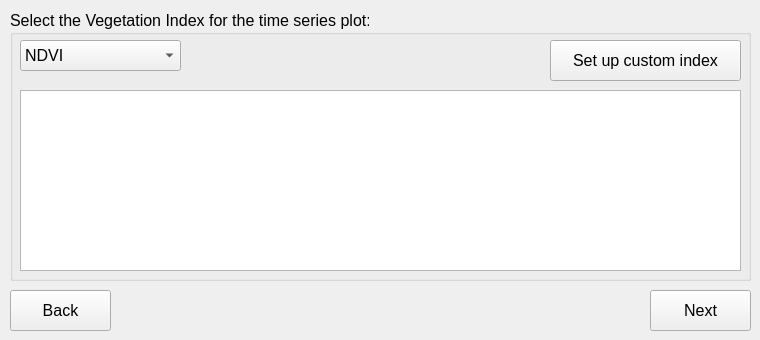
   <widget class="QWidget" name="tab_8">
    <attribute name="title">
     <string>Step 5</string>
    </attribute>
    <widget class="QGroupBox" name="groupBox_27">
     <property name="geometry">
      <rect>
       <x>10</x>
       <y>10</y>
       <width>741</width>
       <height>271</height>
      </rect>
     </property>
     <property name="font">
      <font>
       <pointsize>12</pointsize>
      </font>
     </property>
     <property name="title">
      <string>Select the Vegetation Index for the time series plot:</string>
     </property>
     <widget class="QComboBox" name="series_indice">
      <property name="geometry">
       <rect>
        <x>10</x>
        <y>30</y>
        <width>161</width>
        <height>31</height>
       </rect>
      </property>
      <property name="font">
       <font>
        <pointsize>12</pointsize>
       </font>
      </property>
      <item>
       <property name="text">
        <string>NDVI</string>
       </property>
      </item>
      <item>
       <property name="text">
        <string>GNDVI</string>
       </property>
      </item>
      <item>
       <property name="text">
        <string>EVI</string>
       </property>
      </item>
      <item>
       <property name="text">
        <string>SAVI</string>
       </property>
      </item>
     </widget>
     <widget class="QTextBrowser" name="textBrowser_index_explain">
      <property name="geometry">
       <rect>
        <x>10</x>
        <y>80</y>
        <width>721</width>
        <height>181</height>
       </rect>
      </property>
      <property name="font">
       <font>
        <pointsize>12</pointsize>
       </font>
      </property>
     </widget>
     <widget class="QPushButton" name="setup_custom">
      <property name="geometry">
       <rect>
        <x>540</x>
        <y>30</y>
        <width>191</width>
        <height>41</height>
       </rect>
      </property>
      <property name="font">
       <font>
        <pointsize>12</pointsize>
       </font>
      </property>
      <property name="text">
       <string>Set up custom index</string>
      </property>
     </widget>
    </widget>
    <widget class="QPushButton" name="QPushButton_next_5">
     <property name="geometry">
      <rect>
       <x>650</x>
       <y>290</y>
       <width>101</width>
       <height>41</height>
      </rect>
     </property>
     <property name="font">
      <font>
       <pointsize>12</pointsize>
      </font>
     </property>
     <property name="text">
      <string>Next</string>
     </property>
     <property name="icon">
      <iconset>
       <normaloff>../medias/icons8-forward-button-50.png</normaloff>../medias/icons8-forward-button-50.png</iconset>
     </property>
    </widget>
    <widget class="QPushButton" name="QPushButton_back_5">
     <property name="enabled">
      <bool>true</bool>
     </property>
     <property name="geometry">
      <rect>
       <x>10</x>
       <y>290</y>
       <width>101</width>
       <height>41</height>
      </rect>
     </property>
     <property name="font">
      <font>
       <pointsize>12</pointsize>
      </font>
     </property>
     <property name="text">
      <string>Back</string>
     </property>
     <property name="icon">
      <iconset>
       <normaloff>../medias/icons8-back-button-50.png</normaloff>../medias/icons8-back-button-50.png</iconset>
     </property>
    </widget>
   </widget>
